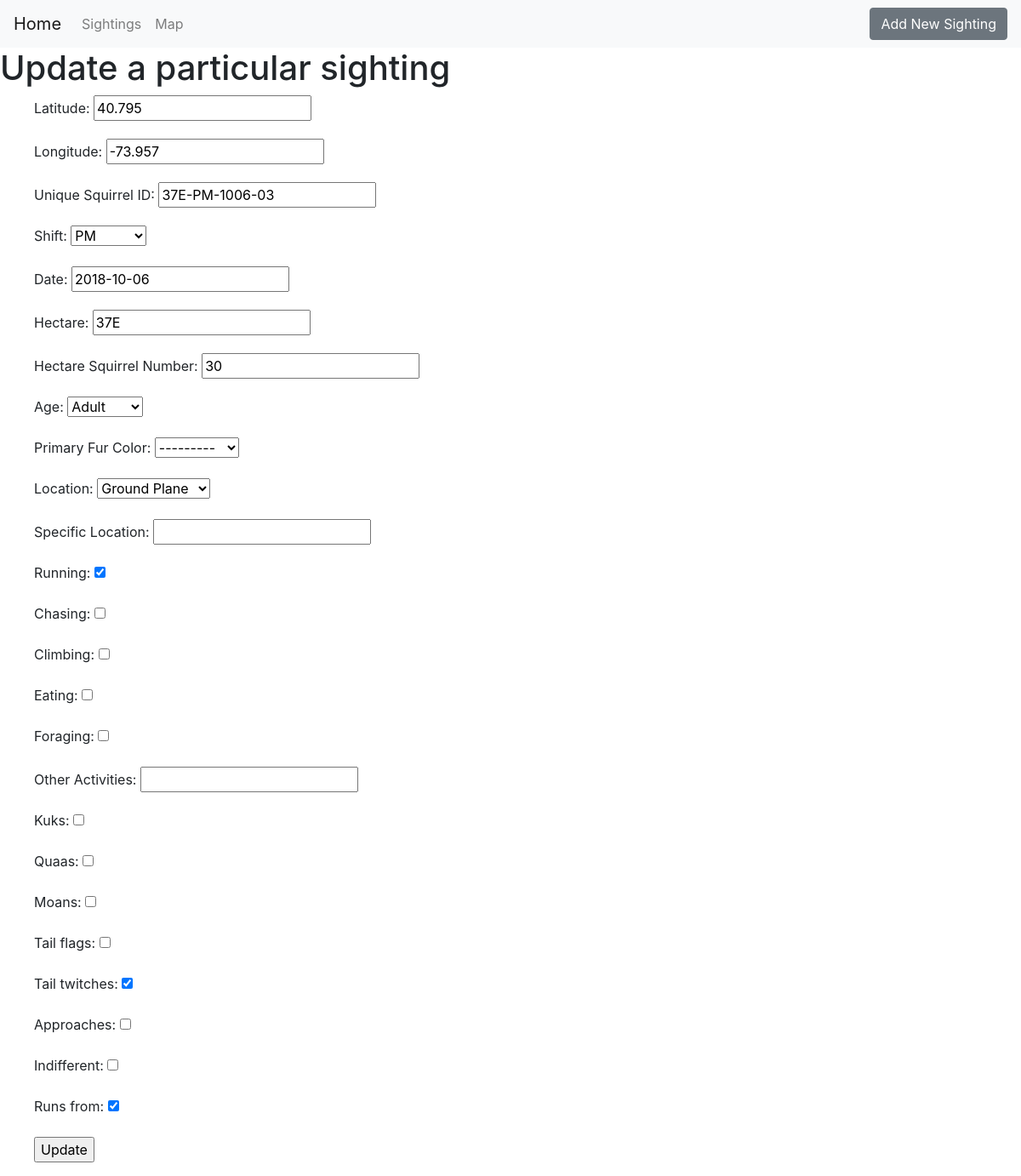
Page /sightings/37E-PM-1006-03/ on the committed database.
### sightings/models.py (models this page shows)
class new_sighting (models.Model):
    Latitude = models.DecimalField(max_digits=5, decimal_places=3)
    Longitude = models.DecimalField(max_digits=5, decimal_places=3)
    Unique_Squirrel_ID = models.CharField(max_length=50,unique=True)
    Hectare=models.CharField(max_length=3,blank=True,null=True)
    PM='PM'
    AM='AM'
    shift_choices=[(PM,'PM'),(AM,'AM')]
    Shift=models.CharField(max_length=2,choices=shift_choices)
    Date= models.DateField()
    Hectare_Squirrel_Number=models.IntegerField(blank=True,null=True)
    adult='Adult'
    juvenile='Juvenile'
    age_choices=[(adult,'Adult'),(juvenile,'Juvenile')]
    Age=models.CharField(max_length=20,choices=age_choices,blank=True,null=True)
    grey='Grey'
    cinnamon='Cinnamon'
    black='Black'
    color_choices=[(grey,'Grey'), (cinnamon,'Cinnamon'), (black,'Black')]
    Primary_Fur_Color=models.CharField(max_length=20,choices=color_choices,blank=True,null=True)
    Ground_Plane='Ground Plane'
    Above_Ground='Above_Ground'
    location_choices=[(Ground_Plane,'Ground Plane'),(Above_Ground,'Above_Ground')]
    Location=models.CharField(max_length=20,choices=location_choices,blank=True,null=True)
    Specific_Location= models.CharField(max_length=50,blank=True,null=True)
    Running = models.BooleanField()
    Chasing=models.BooleanField()
    Climbing=models.BooleanField()
    Eating=models.BooleanField()
    Foraging=models.BooleanField()
    Other_Activities=models.CharField(max_length=50,blank=True,null=True)
    Kuks=models.BooleanField()
    Quaas=models.BooleanField()
    Moans=models.BooleanField()
    Tail_flags=models.BooleanField()
    Tail_twitches=models.BooleanField()
    Approaches=models.BooleanField()
    Indifferent=models.BooleanField()
    Runs_from=models.BooleanField()

### sightings/views.py (the view)
# urls.py: path('sightings/<Unique_Squirrel_ID>/',update_view, name='sightings_update'),
def update_view(request, Unique_Squirrel_ID):
    instance = new_sighting.objects.get(Unique_Squirrel_ID=Unique_Squirrel_ID)
    form = new_sighting_form(request.POST or None, instance=instance)
    if form.is_valid():
          form.save()
          return redirect(f'/sightings/')
    context = {
            "instance" : instance,
            "form" : form,
    }
    return render(request, 'update.html',context)

### sightings/forms.py
class new_sighting_form(forms.ModelForm):
    Date= forms.DateField(widget=forms.DateInput(attrs={"placeholder": datetime.datetime.now().strftime("%x")}))
    class Meta:
        model = new_sighting
        fields =[
            'Latitude',
            'Longitude',
            'Unique_Squirrel_ID',
            'Shift',
            'Date',
            'Hectare',
            'Hectare_Squirrel_Number',
            'Age',
            'Primary_Fur_Color',
            'Location',
            'Specific_Location',
            'Running',
            'Chasing',
            'Climbing',
            'Eating',
            'Foraging',
            'Other_Activities',
            'Kuks',
            'Quaas',
            'Moans',
            'Tail_flags',
            'Tail_twitches',
            'Approaches',
            'Indifferent',
            'Runs_from'
        ]

### templates/update.html
{% extends "base.html" %}
{% block content %}
<h1> Update a particular sighting </h1>
<form method="POST"> {% csrf_token %}
    <ul>
    {{form.as_p}}
    <input type='submit' value='Update'/>
</ul>
</form>
{% endblock content %}

### rows in the picture
new_sighting: Latitude "40.795", Longitude "-73.957", Unique_Squirrel_ID "37E-PM-1006-03", Shift "PM", Date "2018-10-06", Hectare "37E", Hectare_Squirrel_Number "30", Age "Adult", Primary_Fur_Color "---------", Location "Ground Plane", Running "☑", Tail_twitches "☑", Runs_from "☑"
